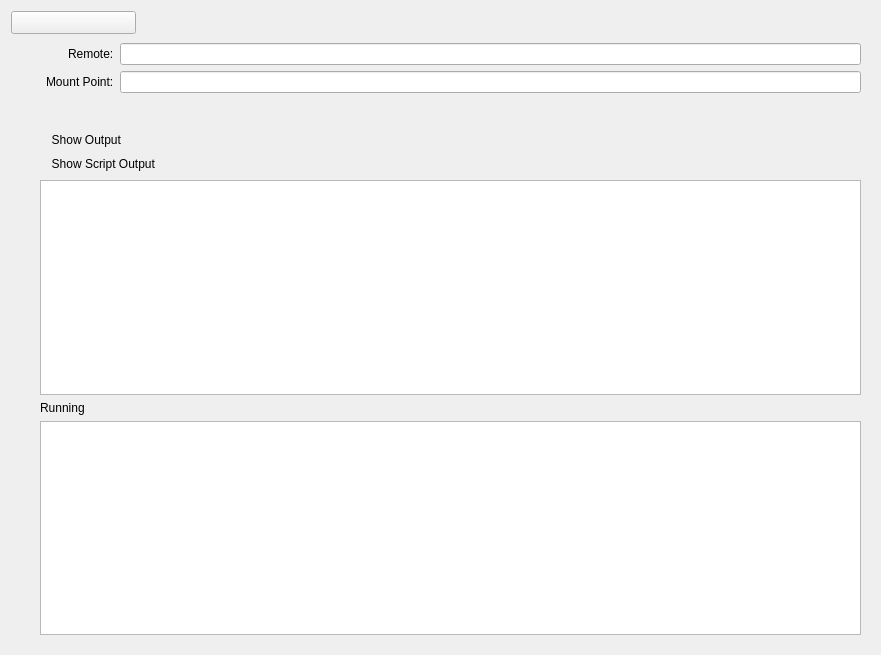
<?xml version="1.0" encoding="UTF-8"?>
<ui version="4.0">
 <class>MountWidget</class>
 <widget class="QWidget" name="MountWidget">
  <property name="geometry">
   <rect>
    <x>0</x>
    <y>0</y>
    <width>881</width>
    <height>655</height>
   </rect>
  </property>
  <property name="sizePolicy">
   <sizepolicy hsizetype="Preferred" vsizetype="Fixed">
    <horstretch>0</horstretch>
    <verstretch>0</verstretch>
   </sizepolicy>
  </property>
  <property name="windowTitle">
   <string>Form</string>
  </property>
  <layout class="QVBoxLayout" name="verticalLayout">
   <property name="spacing">
    <number>0</number>
   </property>
   <item>
    <widget class="QWidget" name="widget" native="true">
     <layout class="QHBoxLayout" name="horizontalLayout">
      <property name="leftMargin">
       <number>0</number>
      </property>
      <property name="topMargin">
       <number>0</number>
      </property>
      <property name="rightMargin">
       <number>0</number>
      </property>
      <property name="bottomMargin">
       <number>0</number>
      </property>
      <item>
       <widget class="QToolButton" name="showDetails">
        <property name="minimumSize">
         <size>
          <width>125</width>
          <height>0</height>
         </size>
        </property>
        <property name="checkable">
         <bool>true</bool>
        </property>
        <property name="toolButtonStyle">
         <enum>Qt::ToolButtonTextBesideIcon</enum>
        </property>
       </widget>
      </item>
      <item>
       <widget class="QLineEdit" name="info">
        <property name="contextMenuPolicy">
         <enum>Qt::NoContextMenu</enum>
        </property>
        <property name="autoFillBackground">
         <bool>false</bool>
        </property>
        <property name="styleSheet">
         <string notr="true">* { background-color: rgba(0, 0, 0, 0); }</string>
        </property>
        <property name="frame">
         <bool>false</bool>
        </property>
        <property name="readOnly">
         <bool>true</bool>
        </property>
       </widget>
      </item>
      <item>
       <spacer name="horizontalSpacer">
        <property name="orientation">
         <enum>Qt::Horizontal</enum>
        </property>
        <property name="sizeType">
         <enum>QSizePolicy::Fixed</enum>
        </property>
        <property name="sizeHint" stdset="0">
         <size>
          <width>10</width>
          <height>20</height>
         </size>
        </property>
       </spacer>
      </item>
      <item>
       <widget class="QToolButton" name="copy">
        <property name="toolTip">
         <string>Copy rclone command to clipboard</string>
        </property>
        <property name="statusTip">
         <string>Copy rclone command to clipboard</string>
        </property>
        <property name="styleSheet">
         <string notr="true">QToolButton { border: 0; }

QToolButton:pressed {
 border: 4;
 border-radius: 10px;
 border-style: inset;
 border-color: rgba(1, 1, 1, 0);
}</string>
        </property>
        <property name="text">
         <string/>
        </property>
       </widget>
      </item>
      <item>
       <widget class="QToolButton" name="cancel">
        <property name="toolTip">
         <string>Unmount</string>
        </property>
        <property name="statusTip">
         <string>Unmount</string>
        </property>
        <property name="styleSheet">
         <string notr="true">QToolButton { border: 0; }

QToolButton:pressed {
 border: 4;
 border-radius: 10px;
 border-style: inset;
 border-color: rgba(1, 1, 1, 0);
}</string>
        </property>
        <property name="text">
         <string/>
        </property>
       </widget>
      </item>
     </layout>
    </widget>
   </item>
   <item>
    <widget class="QWidget" name="details" native="true">
     <layout class="QGridLayout" name="gridLayout_2">
      <item row="0" column="2">
       <widget class="QGroupBox" name="groupBox">
        <property name="styleSheet">
         <string notr="true">QGroupBox { border: 0 }</string>
        </property>
        <property name="title">
         <string/>
        </property>
        <property name="flat">
         <bool>true</bool>
        </property>
        <layout class="QGridLayout" name="gridLayout">
         <property name="leftMargin">
          <number>0</number>
         </property>
         <property name="topMargin">
          <number>0</number>
         </property>
         <property name="rightMargin">
          <number>0</number>
         </property>
         <property name="bottomMargin">
          <number>10</number>
         </property>
         <item row="0" column="0" alignment="Qt::AlignRight">
          <widget class="QLabel" name="label">
           <property name="text">
            <string>Remote:</string>
           </property>
          </widget>
         </item>
         <item row="1" column="0" alignment="Qt::AlignRight">
          <widget class="QLabel" name="label_2">
           <property name="text">
            <string>Mount Point:</string>
           </property>
          </widget>
         </item>
         <item row="2" column="1">
          <widget class="QLineEdit" name="le_StartInfo">
           <property name="contextMenuPolicy">
            <enum>Qt::NoContextMenu</enum>
           </property>
           <property name="styleSheet">
            <string notr="true">* { background-color: rgba(0, 0, 0, 0); }</string>
           </property>
           <property name="frame">
            <bool>false</bool>
           </property>
           <property name="cursorPosition">
            <number>0</number>
           </property>
           <property name="readOnly">
            <bool>true</bool>
           </property>
          </widget>
         </item>
         <item row="2" column="2">
          <widget class="QLineEdit" name="le_FinishInfo">
           <property name="contextMenuPolicy">
            <enum>Qt::NoContextMenu</enum>
           </property>
           <property name="styleSheet">
            <string notr="true">* { background-color: rgba(0, 0, 0, 0); }</string>
           </property>
           <property name="frame">
            <bool>false</bool>
           </property>
           <property name="cursorPosition">
            <number>0</number>
           </property>
           <property name="readOnly">
            <bool>true</bool>
           </property>
          </widget>
         </item>
         <item row="1" column="1" colspan="2">
          <widget class="QLineEdit" name="folder">
           <property name="sizePolicy">
            <sizepolicy hsizetype="MinimumExpanding" vsizetype="Fixed">
             <horstretch>0</horstretch>
             <verstretch>0</verstretch>
            </sizepolicy>
           </property>
           <property name="readOnly">
            <bool>true</bool>
           </property>
          </widget>
         </item>
         <item row="0" column="1" colspan="2">
          <widget class="QLineEdit" name="remote">
           <property name="readOnly">
            <bool>true</bool>
           </property>
          </widget>
         </item>
        </layout>
       </widget>
      </item>
      <item row="1" column="1" colspan="2">
       <widget class="QToolButton" name="showOutput">
        <property name="styleSheet">
         <string notr="true">QToolButton { border: 0 }</string>
        </property>
        <property name="text">
         <string>  Show Output</string>
        </property>
        <property name="checkable">
         <bool>true</bool>
        </property>
        <property name="toolButtonStyle">
         <enum>Qt::ToolButtonTextBesideIcon</enum>
        </property>
       </widget>
      </item>
      <item row="2" column="0">
       <spacer name="horizontalSpacer_2">
        <property name="orientation">
         <enum>Qt::Horizontal</enum>
        </property>
        <property name="sizeType">
         <enum>QSizePolicy::Fixed</enum>
        </property>
        <property name="sizeHint" stdset="0">
         <size>
          <width>20</width>
          <height>20</height>
         </size>
        </property>
       </spacer>
      </item>
      <item row="2" column="1" colspan="2">
       <widget class="QToolButton" name="showScriptOutput">
        <property name="styleSheet">
         <string notr="true">QToolButton { border: 0 }</string>
        </property>
        <property name="text">
         <string>  Show Script Output</string>
        </property>
        <property name="checkable">
         <bool>true</bool>
        </property>
        <property name="toolButtonStyle">
         <enum>Qt::ToolButtonTextBesideIcon</enum>
        </property>
        <property name="arrowType">
         <enum>Qt::NoArrow</enum>
        </property>
       </widget>
      </item>
      <item row="3" column="1" colspan="2">
       <widget class="QPlainTextEdit" name="output">
        <property name="lineWrapMode">
         <enum>QPlainTextEdit::NoWrap</enum>
        </property>
        <property name="readOnly">
         <bool>true</bool>
        </property>
       </widget>
      </item>
      <item row="4" column="1" colspan="2">
       <widget class="QLabel" name="l_script">
        <property name="text">
         <string>Running</string>
        </property>
        <property name="textInteractionFlags">
         <set>Qt::LinksAccessibleByMouse|Qt::TextSelectableByMouse</set>
        </property>
       </widget>
      </item>
      <item row="5" column="1" colspan="2">
       <widget class="QPlainTextEdit" name="sOutput">
        <property name="lineWrapMode">
         <enum>QPlainTextEdit::NoWrap</enum>
        </property>
        <property name="readOnly">
         <bool>true</bool>
        </property>
       </widget>
      </item>
     </layout>
    </widget>
   </item>
  </layout>
 </widget>
 <tabstops>
  <tabstop>showDetails</tabstop>
  <tabstop>cancel</tabstop>
 </tabstops>
 <resources/>
 <connections/>
</ui>
